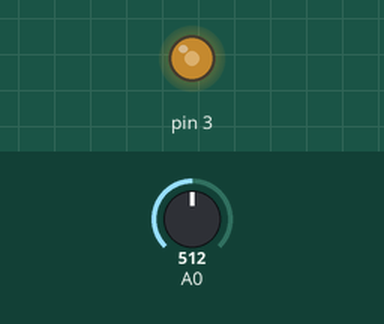
Simulated run of this sketch. Board: Arduino Uno, built with avr-gcc and run on an emulated ATmega328P. Parts: output pins drawn as LEDs (lit = HIGH). Inputs (shaded band) come from the test bench; at power-on: A0 = 512.

Above: at 1.2 s.
1.3 s: A0 set to 716
At 2.0 s:
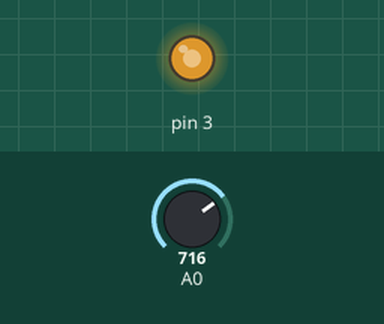
2.8 s: A0 set to 900
At 3.1 s:
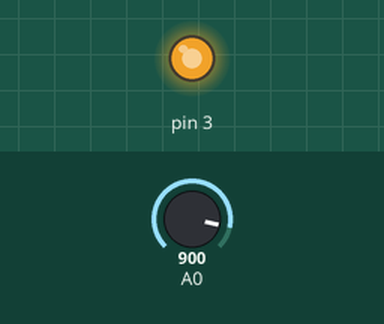
4.3 s: A0 set to 122
At 5.4 s:
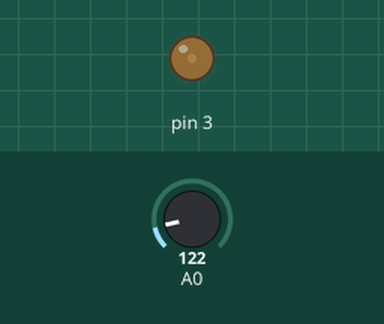
5.8 s: A0 set to 0
At 6.6 s:
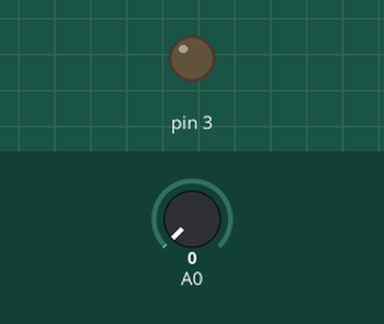
7.3 s: A0 set to 511
At 7.7 s:
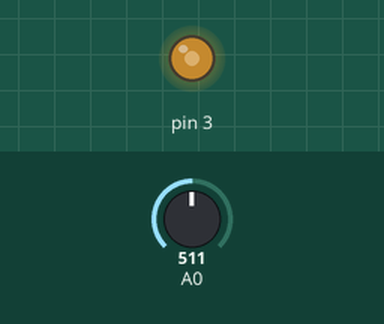
Timing chart, 0 to 9.8 s (numbered marks = the images above; inputs shaded):
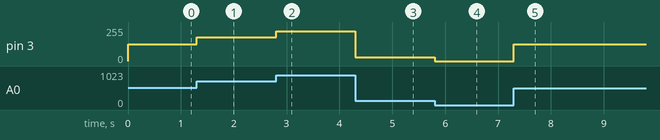

The sketch:

fonction_map.ino
```cpp
int _ABVAR_1_potar = 0 ;

void setup()
{
  pinMode( 3 , OUTPUT);
}

void loop()
{
  _ABVAR_1_potar = analogRead(A0) ;
  analogWrite(3 , map ( _ABVAR_1_potar , 0 , 1023 , 0 , 255 ) );
}
```

Measured:
- after the input at 1.3 s, pin 3: 127/255 → 178/255 at once
- after the input at 2.8 s, pin 3: 178/255 → 224/255 at once
- after the input at 4.3 s, pin 3: 224/255 → 30/255 at once
- after the input at 5.8 s, pin 3: 30/255 → 0/255 at once
- after the input at 7.3 s, pin 3: 0/255 → 127/255 at once
